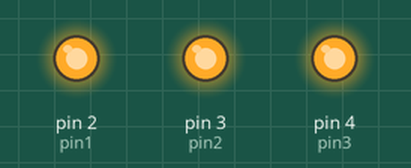
Simulated run of this sketch. Board: Arduino Uno, built with avr-gcc and run on an emulated ATmega328P. Parts: output pins drawn as LEDs (lit = HIGH).

Above: at 1.0 s.
At 5.5 s:
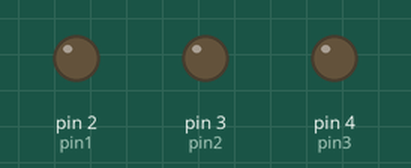
Timing chart, 0 to 6.9 s (numbered marks = the images above):
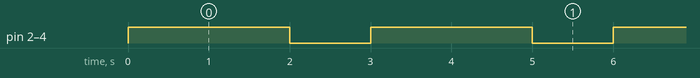

The sketch:

3_pines.ino
```cpp
const int pin1 = 2;
const int pin2 = 3;
const int pin3 = 4;

void setup() {

  pinMode(pin1, OUTPUT);
  pinMode(pin2, OUTPUT);
  pinMode(pin3, OUTPUT);
}

void loop() {

  digitalWrite(pin1, HIGH);
  digitalWrite(pin2, HIGH);
  digitalWrite(pin3, HIGH);
  delay(2000);

  digitalWrite(pin1, LOW);
  digitalWrite(pin2, LOW);
  digitalWrite(pin3, LOW);

  delay(1000);
}
```

Measured:
- by itself, pin 2 (pin1), pin 3 (pin2), pin 4 (pin3): alternates HIGH for 2.0 s and LOW for 1.0 s
